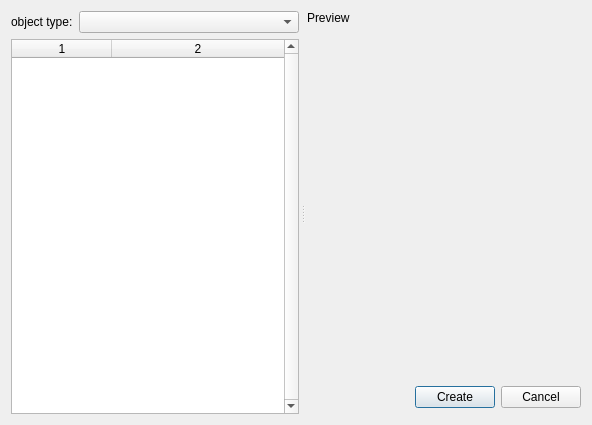
<?xml version="1.0" encoding="UTF-8"?>
<ui version="4.0">
 <class>CCreateObjectForm</class>
 <widget class="QDialog" name="CCreateObjectForm">
  <property name="geometry">
   <rect>
    <x>0</x>
    <y>0</y>
    <width>592</width>
    <height>425</height>
   </rect>
  </property>
  <property name="sizePolicy">
   <sizepolicy hsizetype="Preferred" vsizetype="Preferred">
    <horstretch>0</horstretch>
    <verstretch>0</verstretch>
   </sizepolicy>
  </property>
  <property name="windowTitle">
   <string>Dialog</string>
  </property>
  <layout class="QHBoxLayout" name="horizontalLayout">
   <property name="sizeConstraint">
    <enum>QLayout::SetDefaultConstraint</enum>
   </property>
   <item>
    <widget class="QSplitter" name="creationSplitter">
     <property name="orientation">
      <enum>Qt::Horizontal</enum>
     </property>
     <property name="handleWidth">
      <number>8</number>
     </property>
     <property name="childrenCollapsible">
      <bool>false</bool>
     </property>
     <widget class="QWidget" name="creationProperties">
      <layout class="QVBoxLayout" name="verticalLayout_2">
       <property name="sizeConstraint">
        <enum>QLayout::SetDefaultConstraint</enum>
       </property>
       <item>
        <layout class="QHBoxLayout" name="horizontalLayout_2">
         <property name="topMargin">
          <number>0</number>
         </property>
         <item>
          <widget class="QLabel" name="labelObjectType">
           <property name="sizePolicy">
            <sizepolicy hsizetype="Fixed" vsizetype="Preferred">
             <horstretch>0</horstretch>
             <verstretch>0</verstretch>
            </sizepolicy>
           </property>
           <property name="frameShape">
            <enum>QFrame::NoFrame</enum>
           </property>
           <property name="text">
            <string>object type:</string>
           </property>
          </widget>
         </item>
         <item>
          <widget class="CDynamicComboBox" name="comboObjectType">
           <property name="sizePolicy">
            <sizepolicy hsizetype="Minimum" vsizetype="Fixed">
             <horstretch>0</horstretch>
             <verstretch>0</verstretch>
            </sizepolicy>
           </property>
           <property name="editable">
            <bool>false</bool>
           </property>
           <property name="currentText">
            <string/>
           </property>
          </widget>
         </item>
        </layout>
       </item>
       <item>
        <widget class="QTableWidget" name="tableParameters">
         <property name="sizePolicy">
          <sizepolicy hsizetype="Minimum" vsizetype="Expanding">
           <horstretch>0</horstretch>
           <verstretch>0</verstretch>
          </sizepolicy>
         </property>
         <property name="minimumSize">
          <size>
           <width>0</width>
           <height>0</height>
          </size>
         </property>
         <property name="verticalScrollBarPolicy">
          <enum>Qt::ScrollBarAlwaysOn</enum>
         </property>
         <property name="sizeAdjustPolicy">
          <enum>QAbstractScrollArea::AdjustToContentsOnFirstShow</enum>
         </property>
         <property name="columnCount">
          <number>2</number>
         </property>
         <attribute name="horizontalHeaderStretchLastSection">
          <bool>true</bool>
         </attribute>
         <column/>
         <column/>
        </widget>
       </item>
      </layout>
     </widget>
     <widget class="QWidget" name="creationPreview">
      <layout class="QVBoxLayout" name="verticalLayout" stretch="0,1,0">
       <property name="topMargin">
        <number>0</number>
       </property>
       <property name="bottomMargin">
        <number>6</number>
       </property>
       <item>
        <widget class="QLabel" name="label">
         <property name="text">
          <string>Preview</string>
         </property>
        </widget>
       </item>
       <item>
        <layout class="QHBoxLayout" name="horizontalLayout_4"/>
       </item>
       <item>
        <layout class="QHBoxLayout" name="horizontalLayout_3">
         <property name="sizeConstraint">
          <enum>QLayout::SetMinimumSize</enum>
         </property>
         <item>
          <spacer name="horizontalSpacer">
           <property name="orientation">
            <enum>Qt::Horizontal</enum>
           </property>
           <property name="sizeHint" stdset="0">
            <size>
             <width>40</width>
             <height>20</height>
            </size>
           </property>
          </spacer>
         </item>
         <item>
          <widget class="QPushButton" name="buttonCreate">
           <property name="text">
            <string>Create</string>
           </property>
          </widget>
         </item>
         <item>
          <widget class="QPushButton" name="buttonCancel">
           <property name="text">
            <string>Cancel</string>
           </property>
          </widget>
         </item>
        </layout>
       </item>
      </layout>
     </widget>
    </widget>
   </item>
  </layout>
 </widget>
 <customwidgets>
  <customwidget>
   <class>CDynamicComboBox</class>
   <extends>QComboBox</extends>
   <header>layout_components/dynamiccombobox.h</header>
  </customwidget>
 </customwidgets>
 <resources/>
 <connections/>
</ui>
